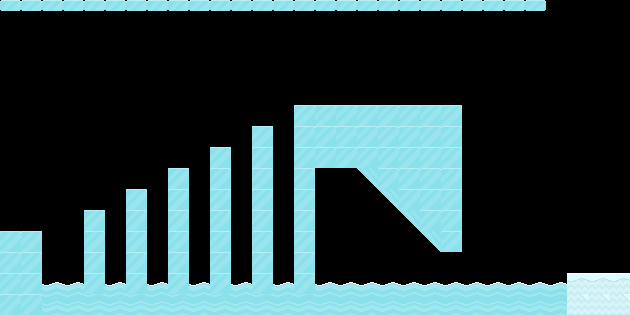

This is a level from a 2D game, rendered from its Tiled map with the project's own tilesets. A one-line summary and the complete map file follow:
An orthogonal 30x15 tile map with 21x21 px tiles, 2 tile layers (Capa de patrones 1, deco), 2 tilesets.

<map version="1.2" tiledversion="1.3.5" orientation="orthogonal" renderorder="right-up" width="30" height="15" tilewidth="21" tileheight="21" infinite="0" nextlayerid="4" nextobjectid="11">
 <tileset firstgid="1" source="sprites1.0.tsx" />
 <tileset firstgid="901" source="ice.tsx" />
 <layer id="1" name="Capa de patrones 1" width="30" height="15">
  <data encoding="csv">
493,493,493,493,493,493,493,493,493,493,493,493,493,493,493,493,493,493,493,493,493,493,493,493,493,493,0,0,0,0,
0,0,0,0,0,0,0,0,0,0,0,0,0,0,0,0,0,0,0,0,0,0,0,0,0,0,0,0,0,0,
0,0,0,0,0,0,0,0,0,0,0,0,0,0,0,0,0,0,0,0,0,0,0,0,0,0,0,0,0,0,
0,0,0,0,0,0,0,0,0,0,0,0,0,0,0,0,0,0,0,0,0,0,0,0,0,0,0,0,0,0,
0,0,0,0,0,0,0,0,0,0,0,0,0,0,0,0,0,0,0,0,0,0,0,0,0,0,0,0,0,0,
0,0,0,0,0,0,0,0,0,0,0,0,0,0,491,491,491,491,491,491,491,491,0,0,0,0,0,0,0,0,
0,0,0,0,0,0,0,0,0,0,0,0,491,0,491,491,491,491,491,491,491,491,0,0,0,0,0,0,0,0,
0,0,0,0,0,0,0,0,0,0,491,0,491,0,491,491,491,491,491,491,491,491,0,0,0,0,0,0,0,0,
0,0,0,0,0,0,0,0,491,0,491,0,491,0,491,0,0,1610613637,491,491,491,491,0,0,0,0,0,0,0,0,
0,0,0,0,0,0,491,0,491,0,491,0,491,0,491,0,0,0,1610613637,491,491,491,0,0,0,0,0,0,0,0,
0,0,0,0,491,0,491,0,491,0,491,0,491,0,491,0,0,0,0,1610613637,491,491,0,0,0,0,0,0,0,0,
491,491,0,0,491,0,491,0,491,0,491,0,491,0,491,0,0,0,0,0,1610613637,491,0,0,0,0,0,0,0,0,
491,491,0,0,491,0,491,0,491,0,491,0,491,0,491,0,0,0,0,0,0,0,0,0,0,0,0,0,0,0,
491,491,12,12,491,12,491,12,491,12,491,12,491,12,491,12,12,12,12,12,12,12,12,12,12,12,12,484,484,484,
491,491,41,41,41,41,41,41,41,41,41,41,41,41,41,41,41,41,41,41,41,41,41,41,41,41,41,518,518,518
</data>
 </layer>
 <layer id="2" name="deco" width="30" height="15">
  <data encoding="csv">
0,0,0,0,0,0,0,0,0,0,0,0,0,0,0,0,0,0,0,0,0,0,0,0,0,0,0,0,0,0,
0,0,0,0,0,0,0,0,0,0,0,0,0,0,0,0,0,0,0,0,0,0,0,0,0,0,0,0,0,0,
0,0,0,0,0,0,0,0,0,0,0,0,0,0,0,0,0,0,0,0,0,0,0,0,0,0,0,0,0,0,
0,0,0,0,0,0,0,0,0,0,0,0,0,0,0,0,0,0,0,0,0,0,0,0,0,0,0,0,0,0,
0,0,0,0,0,0,0,0,0,0,0,0,0,0,0,0,0,0,0,0,0,0,0,0,0,0,0,0,0,0,
0,0,0,0,0,0,0,0,0,0,0,0,0,0,0,0,0,0,0,0,0,0,0,0,0,0,0,0,0,0,
0,0,0,0,0,0,0,0,0,0,0,0,0,0,0,0,0,0,0,0,0,0,0,0,0,0,0,0,0,0,
0,0,0,0,0,0,0,0,0,0,0,0,0,0,0,0,0,0,0,0,0,0,0,0,0,0,0,0,0,0,
0,0,0,0,0,0,0,0,0,0,0,0,0,0,0,0,0,0,0,0,0,0,0,0,0,0,0,0,0,0,
0,0,0,0,0,0,0,0,0,0,0,0,0,0,0,0,0,0,0,0,0,0,0,0,0,0,0,0,0,0,
0,0,0,0,0,0,0,0,0,0,0,0,0,0,0,0,0,0,0,0,0,0,0,0,0,0,0,0,0,0,
0,0,0,0,0,0,0,0,0,0,0,0,0,0,0,0,0,0,0,0,0,0,0,0,0,0,0,0,0,0,
0,0,0,0,0,0,0,0,0,0,0,0,0,0,0,0,0,0,0,0,0,0,0,0,0,0,0,0,0,0,
0,0,0,0,0,0,0,0,0,0,0,0,0,0,0,0,0,0,0,0,0,0,0,0,0,0,0,0,0,0,
0,0,0,0,0,0,0,0,0,0,0,0,0,0,0,0,0,0,0,0,0,0,0,0,0,0,0,0,0,0
</data>
 </layer>
</map>
